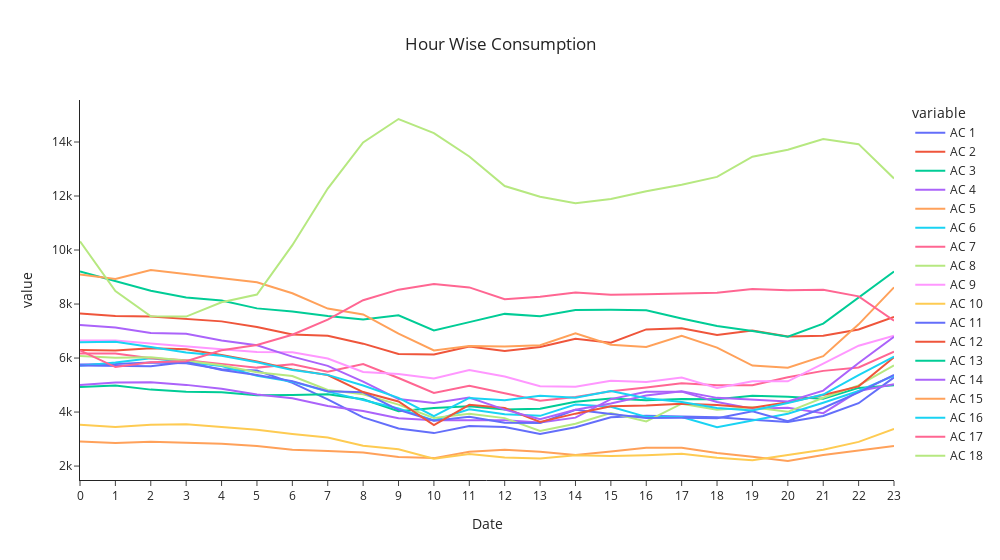

The notebook cell saved with this chart:
### Code cell
fig = px.line(hour_wise, x="Date", y=hour_wise.columns,
              hover_data={"Date": "|%B %d, %Y"},
              title='Hour Wise Consumption')
fig.update_layout(title_x=0.5,template = 'simple_white',width=1000)
fig.update_xaxes(
    dtick="M1",
    tickformat="%b\n%Y")
fig.show()

### Figure 1 — Plotly figure (JSON) as saved in the notebook; plotly's stock layout.template omitted (floating-point values rounded to 4 significant figures)
{"data": [{"hovertemplate": "variable=AC 1<br>Date=%{x|%B %d, %Y}<br>value=%{y}<extra></extra>", "legendgroup": "AC 1", "line": {"color": "#636efa", "dash": "solid"}, "marker": {"symbol": "circle"}, "mode": "lines", "name": "AC 1", "orientation": "v", "showlegend": true, "type": "scatter", "x": [0, 1, 2, 3, 4, 5, 6, 7, 8, 9, 10, 11, 12, 13, 14, 15, 16, 17, 18, 19, 20, 21, 22, 23], "xaxis": "x", "y": [5761.0, 5782.0, 5837.0, 5808.0, 5588.0, 5539.0, 5081.0, 4472.0, 3802.0, 3391.0, 3221.0, 3484.0, 3451.0, 3191.0, 3439.0, 3806.0, 3863.0, 3849.0, 3811.0, 3718.0, 3636.0, 3857.0, 4328.0, 5283.0], "yaxis": "y"}, {"hovertemplate": "variable=AC 2<br>Date=%{x|%B %d, %Y}<br>value=%{y}<extra></extra>", "legendgroup": "AC 2", "line": {"color": "#EF553B", "dash": "solid"}, "marker": {"symbol": "circle"}, "mode": "lines", "name": "AC 2", "orientation": "v", "showlegend": true, "type": "scatter", "x": [0, 1, 2, 3, 4, 5, 6, 7, 8, 9, 10, 11, 12, 13, 14, 15, 16, 17, 18, 19, 20, 21, 22, 23], "xaxis": "x", "y": [7651.0, 7554.0, 7542.0, 7463.0, 7358.0, 7147.0, 6873.0, 6830.0, 6533.0, 6153.0, 6131.0, 6431.0, 6258.0, 6412.0, 6716.0, 6567.0, 7061.0, 7103.0, 6853.0, 7020.0, 6802.0, 6828.0, 7060.0, 7527.0], "yaxis": "y"}, {"hovertemplate": "variable=AC 3<br>Date=%{x|%B %d, %Y}<br>value=%{y}<extra></extra>", "legendgroup": "AC 3", "line": {"color": "#00cc96", "dash": "solid"}, "marker": {"symbol": "circle"}, "mode": "lines", "name": "AC 3", "orientation": "v", "showlegend": true, "type": "scatter", "x": [0, 1, 2, 3, 4, 5, 6, 7, 8, 9, 10, 11, 12, 13, 14, 15, 16, 17, 18, 19, 20, 21, 22, 23], "xaxis": "x", "y": [4924.0, 4980.0, 4831.0, 4756.0, 4730.0, 4619.0, 4630.0, 4658.0, 4476.0, 4027.0, 4153.0, 4215.0, 4093.0, 4125.0, 4384.0, 4498.0, 4439.0, 4484.0, 4475.0, 4604.0, 4570.0, 4491.0, 4894.0, 4993.0], "yaxis": "y"}, {"hovertemplate": "variable=AC 4<br>Date=%{x|%B %d, %Y}<br>value=%{y}<extra></extra>", "legendgroup": "AC 4", "line": {"color": "#ab63fa", "dash": "solid"}, "marker": {"symbol": "circle"}, "mode": "lines", "name": "AC 4", "orientation": "v", "showlegend": true, "type": "scatter", "x": [0, 1, 2, 3, 4, 5, 6, 7, 8, 9, 10, 11, 12, 13, 14, 15, 16, 17, 18, 19, 20, 21, 22, 23], "xaxis": "x", "y": [4999.0, 5099.0, 5108.0, 5007.0, 4864.0, 4646.0, 4511.0, 4224.0, 4035.0, 3769.0, 3697.0, 3703.0, 3694.0, 3617.0, 3794.0, 4481.0, 4750.0, 4757.0, 4375.0, 4127.0, 4160.0, 3960.0, 4779.0, 5033.0], "yaxis": "y"}, {"hovertemplate": "variable=AC 5<br>Date=%{x|%B %d, %Y}<br>value=%{y}<extra></extra>", "legendgroup": "AC 5", "line": {"color": "#FFA15A", "dash": "solid"}, "marker": {"symbol": "circle"}, "mode": "lines", "name": "AC 5", "orientation": "v", "showlegend": true, "type": "scatter", "x": [0, 1, 2, 3, 4, 5, 6, 7, 8, 9, 10, 11, 12, 13, 14, 15, 16, 17, 18, 19, 20, 21, 22, 23], "xaxis": "x", "y": [2912.0, 2852.0, 2899.0, 2874.0, 2830.0, 2746.0, 2607.0, 2560.0, 2502.0, 2339.0, 2295.0, 2533.0, 2603.0, 2529.0, 2407.0, 2544.0, 2678.0, 2677.0, 2486.0, 2345.0, 2188.0, 2412.0, 2587.0, 2744.0], "yaxis": "y"}, {"hovertemplate": "variable=AC 6<br>Date=%{x|%B %d, %Y}<br>value=%{y}<extra></extra>", "legendgroup": "AC 6", "line": {"color": "#19d3f3", "dash": "solid"}, "marker": {"symbol": "circle"}, "mode": "lines", "name": "AC 6", "orientation": "v", "showlegend": true, "type": "scatter", "x": [0, 1, 2, 3, 4, 5, 6, 7, 8, 9, 10, 11, 12, 13, 14, 15, 16, 17, 18, 19, 20, 21, 22, 23], "xaxis": "x", "y": [5711.0, 5835.0, 5990.0, 5841.0, 5703.0, 5346.0, 5127.0, 4756.0, 4438.0, 4135.0, 3690.0, 4105.0, 3915.0, 3860.0, 4276.0, 4199.0, 3823.0, 3813.0, 3435.0, 3686.0, 3935.0, 4343.0, 4780.0, 5346.0], "yaxis": "y"}, {"hovertemplate": "variable=AC 7<br>Date=%{x|%B %d, %Y}<br>value=%{y}<extra></extra>", "legendgroup": "AC 7", "line": {"color": "#FF6692", "dash": "solid"}, "marker": {"symbol": "circle"}, "mode": "lines", "name": "AC 7", "orientation": "v", "showlegend": true, "type": "scatter", "x": [0, 1, 2, 3, 4, 5, 6, 7, 8, 9, 10, 11, 12, 13, 14, 15, 16, 17, 18, 19, 20, 21, 22, 23], "xaxis": "x", "y": [6167.0, 6164.0, 5996.0, 5922.0, 5784.0, 5646.0, 5770.0, 5496.0, 5780.0, 5262.0, 4708.0, 4974.0, 4694.0, 4420.0, 4556.0, 4769.0, 4907.0, 5069.0, 4995.0, 4995.0, 5290.0, 5525.0, 5651.0, 6233.0], "yaxis": "y"}, {"hovertemplate": "variable=AC 8<br>Date=%{x|%B %d, %Y}<br>value=%{y}<extra></extra>", "legendgroup": "AC 8", "line": {"color": "#B6E880", "dash": "solid"}, "marker": {"symbol": "circle"}, "mode": "lines", "name": "AC 8", "orientation": "v", "showlegend": true, "type": "scatter", "x": [0, 1, 2, 3, 4, 5, 6, 7, 8, 9, 10, 11, 12, 13, 14, 15, 16, 17, 18, 19, 20, 21, 22, 23], "xaxis": "x", "y": [6078.0, 6008.0, 6028.0, 5901.0, 5732.0, 5473.0, 5336.0, 4817.0, 4661.0, 4277.0, 3781.0, 3936.0, 3775.0, 3301.0, 3566.0, 3962.0, 3656.0, 4310.0, 4089.0, 4176.0, 4008.0, 4530.0, 4986.0, 5725.0], "yaxis": "y"}, {"hovertemplate": "variable=AC 9<br>Date=%{x|%B %d, %Y}<br>value=%{y}<extra></extra>", "legendgroup": "AC 9", "line": {"color": "#FF97FF", "dash": "solid"}, "marker": {"symbol": "circle"}, "mode": "lines", "name": "AC 9", "orientation": "v", "showlegend": true, "type": "scatter", "x": [0, 1, 2, 3, 4, 5, 6, 7, 8, 9, 10, 11, 12, 13, 14, 15, 16, 17, 18, 19, 20, 21, 22, 23], "xaxis": "x", "y": [6649.0, 6647.0, 6538.0, 6421.0, 6323.0, 6221.0, 6216.0, 5984.0, 5484.0, 5405.0, 5245.0, 5558.0, 5319.0, 4957.0, 4939.0, 5158.0, 5109.0, 5279.0, 4889.0, 5138.0, 5138.0, 5793.0, 6457.0, 6826.0], "yaxis": "y"}, {"hovertemplate": "variable=AC 10<br>Date=%{x|%B %d, %Y}<br>value=%{y}<extra></extra>", "legendgroup": "AC 10", "line": {"color": "#FECB52", "dash": "solid"}, "marker": {"symbol": "circle"}, "mode": "lines", "name": "AC 10", "orientation": "v", "showlegend": true, "type": "scatter", "x": [0, 1, 2, 3, 4, 5, 6, 7, 8, 9, 10, 11, 12, 13, 14, 15, 16, 17, 18, 19, 20, 21, 22, 23], "xaxis": "x", "y": [3532.0, 3450.0, 3532.0, 3546.0, 3448.0, 3343.0, 3187.0, 3056.0, 2757.0, 2621.0, 2275.0, 2447.0, 2315.0, 2276.0, 2404.0, 2376.0, 2403.0, 2457.0, 2310.0, 2220.0, 2411.0, 2608.0, 2897.0, 3379.0], "yaxis": "y"}, {"hovertemplate": "variable=AC 11<br>Date=%{x|%B %d, %Y}<br>value=%{y}<extra></extra>", "legendgroup": "AC 11", "line": {"color": "#636efa", "dash": "solid"}, "marker": {"symbol": "circle"}, "mode": "lines", "name": "AC 11", "orientation": "v", "showlegend": true, "type": "scatter", "x": [0, 1, 2, 3, 4, 5, 6, 7, 8, 9, 10, 11, 12, 13, 14, 15, 16, 17, 18, 19, 20, 21, 22, 23], "xaxis": "x", "y": [5723.0, 5717.0, 5696.0, 5858.0, 5560.0, 5371.0, 5146.0, 4774.0, 4732.0, 4079.0, 3675.0, 3823.0, 3601.0, 3596.0, 4086.0, 3924.0, 3777.0, 3788.0, 3772.0, 4031.0, 3659.0, 4150.0, 4729.0, 5378.0], "yaxis": "y"}, {"hovertemplate": "variable=AC 12<br>Date=%{x|%B %d, %Y}<br>value=%{y}<extra></extra>", "legendgroup": "AC 12", "line": {"color": "#EF553B", "dash": "solid"}, "marker": {"symbol": "circle"}, "mode": "lines", "name": "AC 12", "orientation": "v", "showlegend": true, "type": "scatter", "x": [0, 1, 2, 3, 4, 5, 6, 7, 8, 9, 10, 11, 12, 13, 14, 15, 16, 17, 18, 19, 20, 21, 22, 23], "xaxis": "x", "y": [6301.0, 6278.0, 6362.0, 6326.0, 6115.0, 5872.0, 5580.0, 5371.0, 4741.0, 4391.0, 3519.0, 4266.0, 4152.0, 3632.0, 3941.0, 4212.0, 4243.0, 4305.0, 4262.0, 4156.0, 4362.0, 4635.0, 4952.0, 6027.0], "yaxis": "y"}, {"hovertemplate": "variable=AC 13<br>Date=%{x|%B %d, %Y}<br>value=%{y}<extra></extra>", "legendgroup": "AC 13", "line": {"color": "#00cc96", "dash": "solid"}, "marker": {"symbol": "circle"}, "mode": "lines", "name": "AC 13", "orientation": "v", "showlegend": true, "type": "scatter", "x": [0, 1, 2, 3, 4, 5, 6, 7, 8, 9, 10, 11, 12, 13, 14, 15, 16, 17, 18, 19, 20, 21, 22, 23], "xaxis": "x", "y": [9203.0, 8837.0, 8489.0, 8240.0, 8131.0, 7839.0, 7727.0, 7561.0, 7425.0, 7581.0, 7021.0, 7330.0, 7635.0, 7549.0, 7776.0, 7784.0, 7773.0, 7468.0, 7184.0, 7000.0, 6787.0, 7273.0, 8252.0, 9203.0], "yaxis": "y"}, {"hovertemplate": "variable=AC 14<br>Date=%{x|%B %d, %Y}<br>value=%{y}<extra></extra>", "legendgroup": "AC 14", "line": {"color": "#ab63fa", "dash": "solid"}, "marker": {"symbol": "circle"}, "mode": "lines", "name": "AC 14", "orientation": "v", "showlegend": true, "type": "scatter", "x": [0, 1, 2, 3, 4, 5, 6, 7, 8, 9, 10, 11, 12, 13, 14, 15, 16, 17, 18, 19, 20, 21, 22, 23], "xaxis": "x", "y": [7222.0, 7129.0, 6930.0, 6896.0, 6654.0, 6475.0, 6052.0, 5711.0, 5125.0, 4480.0, 4334.0, 4538.0, 4089.0, 3735.0, 4087.0, 4314.0, 4612.0, 4771.0, 4525.0, 4460.0, 4390.0, 4793.0, 5818.0, 6784.0], "yaxis": "y"}, {"hovertemplate": "variable=AC 15<br>Date=%{x|%B %d, %Y}<br>value=%{y}<extra></extra>", "legendgroup": "AC 15", "line": {"color": "#FFA15A", "dash": "solid"}, "marker": {"symbol": "circle"}, "mode": "lines", "name": "AC 15", "orientation": "v", "showlegend": true, "type": "scatter", "x": [0, 1, 2, 3, 4, 5, 6, 7, 8, 9, 10, 11, 12, 13, 14, 15, 16, 17, 18, 19, 20, 21, 22, 23], "xaxis": "x", "y": [9091.0, 8930.0, 9257.0, 9111.0, 8947.0, 8807.0, 8400.0, 7832.0, 7614.0, 6902.0, 6281.0, 6442.0, 6429.0, 6478.0, 6919.0, 6494.0, 6407.0, 6824.0, 6386.0, 5723.0, 5641.0, 6070.0, 7248.0, 8617.0], "yaxis": "y"}, {"hovertemplate": "variable=AC 16<br>Date=%{x|%B %d, %Y}<br>value=%{y}<extra></extra>", "legendgroup": "AC 16", "line": {"color": "#19d3f3", "dash": "solid"}, "marker": {"symbol": "circle"}, "mode": "lines", "name": "AC 16", "orientation": "v", "showlegend": true, "type": "scatter", "x": [0, 1, 2, 3, 4, 5, 6, 7, 8, 9, 10, 11, 12, 13, 14, 15, 16, 17, 18, 19, 20, 21, 22, 23], "xaxis": "x", "y": [6584.0, 6605.0, 6410.0, 6205.0, 6083.0, 5843.0, 5553.0, 5377.0, 4982.0, 4523.0, 3853.0, 4524.0, 4440.0, 4601.0, 4532.0, 4783.0, 4510.0, 4370.0, 4147.0, 4054.0, 4332.0, 4648.0, 5365.0, 6053.0], "yaxis": "y"}, {"hovertemplate": "variable=AC 17<br>Date=%{x|%B %d, %Y}<br>value=%{y}<extra></extra>", "legendgroup": "AC 17", "line": {"color": "#FF6692", "dash": "solid"}, "marker": {"symbol": "circle"}, "mode": "lines", "name": "AC 17", "orientation": "v", "showlegend": true, "type": "scatter", "x": [0, 1, 2, 3, 4, 5, 6, 7, 8, 9, 10, 11, 12, 13, 14, 15, 16, 17, 18, 19, 20, 21, 22, 23], "xaxis": "x", "y": [6287.0, 5665.0, 5844.0, 5884.0, 6287.0, 6483.0, 6863.0, 7424.0, 8142.0, 8533.0, 8744.0, 8615.0, 8178.0, 8271.0, 8431.0, 8346.0, 8363.0, 8379.0, 8419.0, 8558.0, 8509.0, 8530.0, 8283.0, 7382.0], "yaxis": "y"}, {"hovertemplate": "variable=AC 18<br>Date=%{x|%B %d, %Y}<br>value=%{y}<extra></extra>", "legendgroup": "AC 18", "line": {"color": "#B6E880", "dash": "solid"}, "marker": {"symbol": "circle"}, "mode": "lines", "name": "AC 18", "orientation": "v", "showlegend": true, "type": "scatter", "x": [0, 1, 2, 3, 4, 5, 6, 7, 8, 9, 10, 11, 12, 13, 14, 15, 16, 17, 18, 19, 20, 21, 22, 23], "xaxis": "x", "y": [10320.0, 8481.0, 7545.0, 7534.0, 8067.0, 8353.0, 10180.0, 12280.0, 13980.0, 14850.0, 14330.0, 13460.0, 12370.0, 11970.0, 11730.0, 11890.0, 12180.0, 12420.0, 12710.0, 13450.0, 13710.0, 14110.0, 13920.0, 12650.0], "yaxis": "y"}], "layout": {"legend": {"title": {"text": "variable"}, "tracegroupgap": 0}, "title": {"text": "Hour Wise Consumption", "x": 0.5}, "width": 1000, "xaxis": {"anchor": "y", "domain": [0, 1], "dtick": "M1", "tickformat": "%b\n%Y", "title": {"text": "Date"}}, "yaxis": {"anchor": "x", "domain": [0, 1], "title": {"text": "value"}}}}
